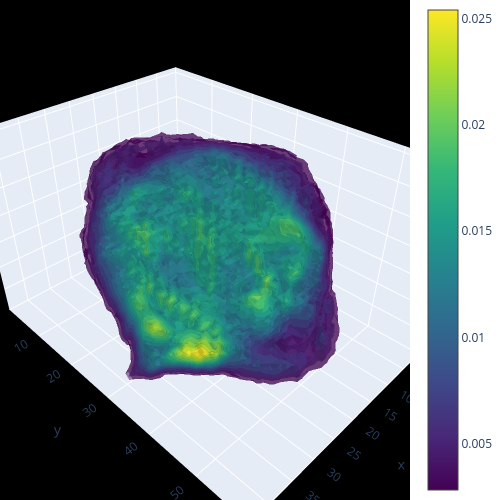

Source (notebook cell):
### Markdown cell above
The most effective way to visualize and compare the reconstructed volume to the ground truth is through interactive 3D plots using `plotly`.

### Code cell
# Uncomment to visualize the 3D volume
tomodpdt.plotting.visualize_3d_volume(tomographic_model.volume.detach().cpu())

### Figure 1 — Plotly figure (JSON) as saved in the notebook; plotly's stock layout.template omitted (floating-point values rounded to 4 significant figures; data arrays with more than 128 entries replaced by an {"elided": "..."} marker saying what was removed)
{"data": [{"caps": {"x": {"show": false}, "y": {"show": false}, "z": {"show": false}}, "colorscale": [[0, "#440154"], [0.1111, "#482878"], [0.2222, "#3e4989"], [0.3333, "#31688e"], [0.4444, "#26828e"], [0.5556, "#1f9e89"], [0.6667, "#35b779"], [0.7778, "#6ece58"], [0.8889, "#b5de2b"], [1, "#fde725"]], "isomax": 0.0254, "isomin": 0.002822, "opacity": 0.5, "surface": {"count": 15}, "type": "isosurface", "value": {"elided": "95040 float values"}, "x": {"elided": "95040 int values"}, "y": {"elided": "95040 int values"}, "z": {"elided": "95040 int values"}}], "layout": {"height": 500, "margin": {"b": 0, "l": 0, "r": 0, "t": 0}, "scene": {"bgcolor": "black", "camera": {"eye": {"x": 1.25, "y": 1.25, "z": 1.25}}, "xaxis": {"range": [0, 44]}, "yaxis": {"range": [0, 60]}, "zaxis": {"range": [0, 36]}}, "width": 500}}
